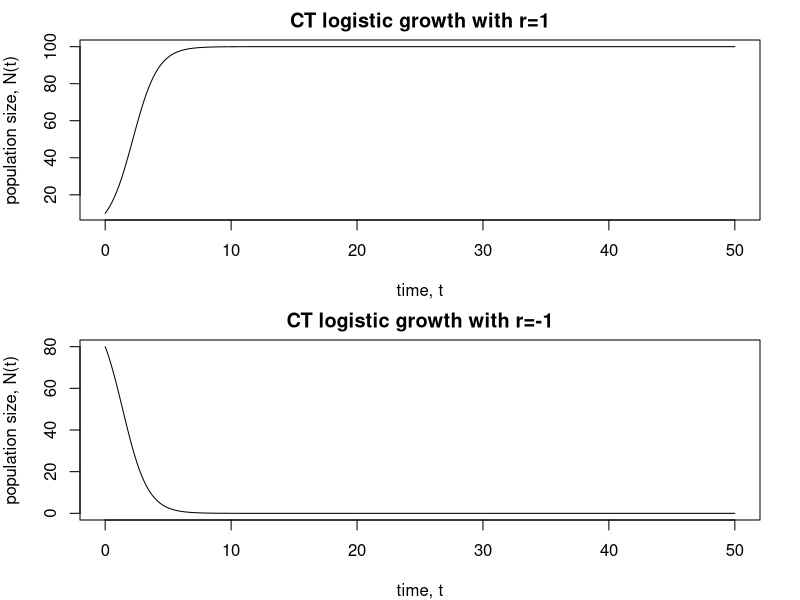
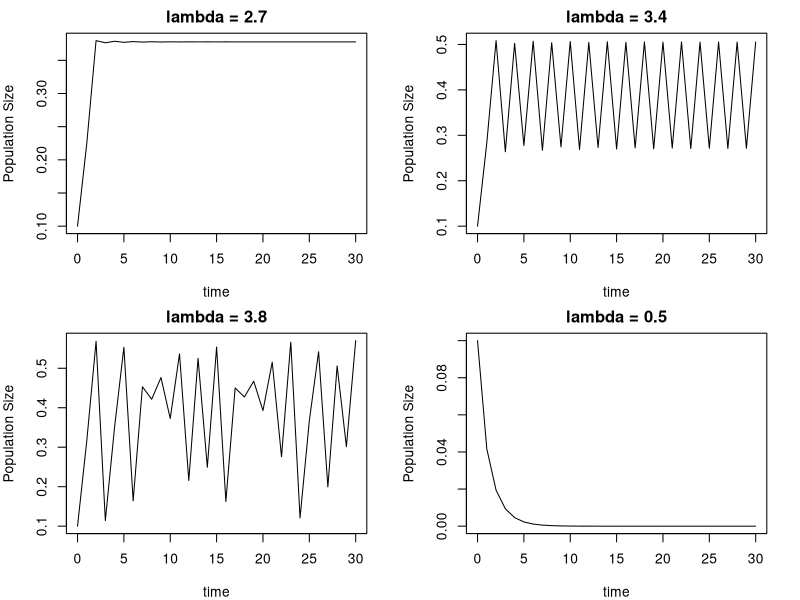
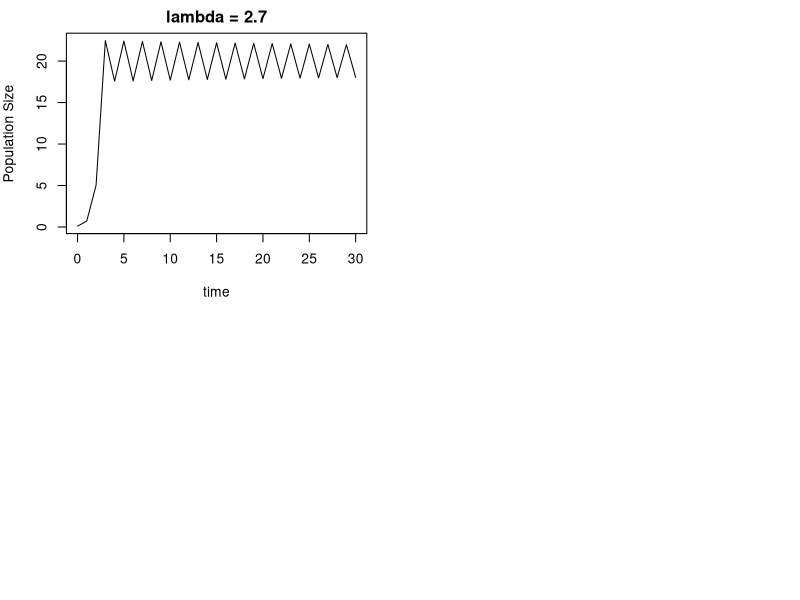

The R script that drew these images, in order:
# SOLVING MODELS FOR DENSITY-DEPENDENT POPULATION GROWTH
#----------
# Models:
# 1) Continuous time logistic growth
# 2) Discrete time logistic map
# 3) Altervative version of the discrete time logistic map
# 4) Ricker model (discrete time)
# 5) Beverton-Holt model (discrete time)

# Remove all objects - always start with this
rm(list=ls())

# load the package to numerically solve the continuous time
# model
require(deSolve)

#####
# DEFINE ALL THE MODELS:
#####

####
# Continuous time logistic growth
####
# The function returns dN/dt
LogisticGrowth <- function(t,N,p){
  dN = r*N*(1-N/K)
  # Note that the function called by ode() is required to
  # return a list.
  return(list(dN))
}

######
# May's logistic growth function
#####
MayLogisticGrowth = function(Nstart,lambda,K,tstart,tend){
  Result = c(tstart,Nstart)
  N = Nstart
  for(t in seq(tstart+1,tend,1)){
    N = lambda*N*(1-N/K)
    Result <- rbind(Result, data.frame(time=t, Popn.Size=N))
  } 
  return(Result)
}

######
# Alternative logistic growth function
######
AltLogisticGrowth = function(Nstart,lambda,K,tstart,tend){
  Result = c(tstart,Nstart)
  N = Nstart
  for(t in seq(tstart+1,tend,1)){
    N = N+lambda*N*(1-N/K)
    Result <- rbind(Result, data.frame(time=t, Popn.Size=N))
  } 
  return(Result)
}

########
# Ricker
########
Ricker = function(Nstart,r,K,tstart,tend){
  Result = c(tstart,Nstart)
  N = Nstart
  for(t in seq(tstart+1,tend,1)){
    N = N*exp(r*(1-N/K))
    Result <- rbind(Result, data.frame(time=t, Popn.Size=N))
  } 
  return(Result)
}

#######
# Beverton-Holt
#######
BevertonHolt = function(Nstart,lambda,K,tstart,tend){
  Result = c(tstart,Nstart)
  N = Nstart
  for(t in seq(tstart+1,tend,1)){
    N = lambda*N/(1+N*(lambda - 1)/K)
    Result <- rbind(Result, data.frame(time=t, Popn.Size=N))
  } 
  return(Result)
}

####### 
# CALL THE FUNCTIONS AND MAKE GRAPHS FOR SPECIFIC PARAMETER
# VALUES
########

## Continuous time logistic growth
# Parameters
r = 1
K = 100
# Initial population size
N0 = 10
# Times
times = seq(0,50,.1)

# Performing the numerical integration
out = ode(N0,times,LogisticGrowth,p=c(r=r,K=K), method = "ode45")

# Make the graph
par(mfrow=c(2,1), mar=c(4,4,2,2))
# Panel 1
plot(out[,1], out[,2], typ="l", xlab = "time, t", ylab = "population size, N(t)", main = "CT logistic growth with r=1")

# Panel 2
r = -1
N0 = 80
# Performing the numerical integration
out = ode(N0,times,LogisticGrowth,p=c(r=r,K=K), method = "ode45")
plot(out[,1], out[,2], typ="l", xlab = "time, t", ylab = "population size, N(t)", main = "CT logistic growth with r=-1")

par(mfrow = c(2,2), mar = c(4,4,2,2))
# Discrete time logistic growth (May)
# Consider 4 different parameter values
May = MayLogisticGrowth(0.1, 2.7, 0.6, 0, 30)
plot(May$time, May$Popn.Size, typ="l", xlab = "time", ylab = "Population Size", main = "lambda = 2.7")
# Panel 2
May = MayLogisticGrowth(0.1, 3.4, 0.6, 0, 30)
plot(May$time, May$Popn.Size, typ="l", xlab = "time", ylab = "Population Size", main = "lambda = 3.4")
# Panel 3
May = MayLogisticGrowth(0.1, 3.8, 0.6, 0, 30)
plot(May$time, May$Popn.Size, typ="l", xlab = "time", ylab = "Population Size", main = "lambda = 3.8")
# Panel 4
May = MayLogisticGrowth(0.1, 0.5, 0.6, 0, 30)
plot(May$time, May$Popn.Size, typ="l", xlab = "time", ylab = "Population Size", main = "lambda = 0.5")

### Ricker population growth
# Consider 4 different parameter values
Ricker.output = Ricker(.1, 2, 20, 0, 30)
plot(Ricker.output$time, Ricker.output$Popn.Size, typ="l", xlab = "time", ylab = "Population Size", main = "lambda = 2.7")
